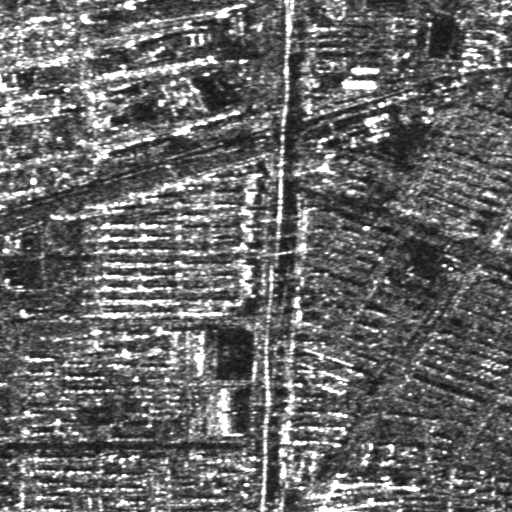
#> input picture SAR.tif, 512 x 512 px, found by its file name; the run also reads 1 picture not shown here
$ python Demo.py
#> lines starting #> are read from the running program, lines starting #| are printed output that depends on the picture
#> further down, img2 is the input picture: shape (512, 512); min 17, max 255, mean 103.5
### HOPC.py
import math

import numpy as np
import cv2 # Faster Fourier transforms than NumPy and Scikit-Image
from PCV.localdescriptors import harris
import matplotlib.pyplot as plt


#####HOPC点匹配
# [342 lines left out: functions block_Harris, PhaseCongruency, HOPC_des, cell_gradient, get_closest_bins, not called in this run]
####


###HOPC template matching
class HOPC_descriptor():
    def __init__(self, img, cell_size=16, bin_size=8):
#> called with cell_size = 12, bin_size = 8
        self.img = img
        self.img = np.sqrt(img / float(np.max(img)))
        self.img = self.img * 255
        self.cell_size = cell_size
        self.bin_size = bin_size
        self.angle_unit = 360 // self.bin_size
        self.NumberScales = 4
        self.NumberAngles = 6
        assert type(self.bin_size) == int, "bin_size should be integer,"
        assert type(self.cell_size) == int, "cell_size should be integer,"
        assert type(self.angle_unit) == int, "bin_size should be divisible by 360"

    def extract(self):
        height, width = self.img.shape
        pc_magnitude, pc_angle = self.PhaseCongruency()
        pc_magnitude = abs(pc_magnitude)
        cell_pc_vector = np.zeros((height // self.cell_size, width // self.cell_size, self.bin_size))
        for i in range(cell_pc_vector.shape[0]):
            for j in range(cell_pc_vector.shape[1]):
                cell_magnitude = pc_magnitude[i * self.cell_size:(i + 1) * self.cell_size,
                                 j * self.cell_size:(j + 1) * self.cell_size]
                cell_angle = pc_angle[i * self.cell_size:(i + 1) * self.cell_size,
                             j * self.cell_size:(j + 1) * self.cell_size]
                cell_pc_vector[i][j] = self.cell_pc(cell_magnitude, cell_angle)

        hopc_image = self.render_pc(np.zeros([height, width]), cell_pc_vector)
        hopc_vector = []
        for i in range(cell_pc_vector.shape[0] - 1):
            for j in range(cell_pc_vector.shape[1] - 1):
                block_vector = []
                block_vector.extend(cell_pc_vector[i][j])
                block_vector.extend(cell_pc_vector[i][j + 1])
                block_vector.extend(cell_pc_vector[i + 1][j])
                block_vector.extend(cell_pc_vector[i + 1][j + 1])
                mag = lambda vector: math.sqrt(sum(i ** 2 for i in vector))
                magnitude = mag(block_vector)
                if magnitude != 0:
                    normalize = lambda block_vector, magnitude: [element / magnitude for element in block_vector]
                    block_vector = normalize(block_vector, magnitude)
                hopc_vector.append(block_vector)
        return hopc_vector, hopc_image
    def PhaseCongruency(self):

        # nscale           4    - Number of wavelet scales, try values 3-6
        # norient          6    - Number of filter orientations.
        # minWaveLength    3    - Wavelength of smallest scale filter.
        # mult             2.1  - Scaling factor between successive filters.
        # sigmaOnf         0.55 - Ratio of the standard deviation of the Gaussian
        #                         describing the log Gabor filter's transfer function
        #                         in the frequency domain to the filter center frequency.
        # k                2.0  - No of standard deviations of the noise energy beyond
        #                         the mean at which we set the noise threshold point.
        #                         You may want to vary this up to a value of 10 or
        #                         20 for noisy images
        # cutOff           0.5  - The fractional measure of frequency spread
        #                         below which phase congruency values get penalized.
        # g                10   - Controls the sharpness of the transition in
        #                         the sigmoid function used to weight phase
        #                         congruency for frequency spread.
        # noiseMethod      -1   - Parameter specifies method used to determine
        #                         noise statistics.
        #                           -1 use median of smallest scale filter responses
        #                           -2 use mode of smallest scale filter responses
        #                            0+ use noiseMethod value as the fixed noise threshold
        minWaveLength = 3
        mult = 2.1
        sigmaOnf = 0.55
        k = 2.0
        cutOff = 0.5
        g = 10
        noiseMethod = -1
        InputImage = self.img
        NumberScales = self.NumberScales
        NumberAngles = self.NumberAngles

        epsilon = .0001 # Used to prevent division by zero.


        f_cv = cv2.dft(np.float32(InputImage),flags=cv2.DFT_COMPLEX_OUTPUT)

        #------------------------------
        nrows, ncols = InputImage.shape
        zero = np.zeros((nrows,ncols))
        EO = np.zeros((nrows,ncols,NumberScales,NumberAngles),dtype=complex)
        PC = np.zeros((nrows,ncols,NumberAngles))
        covx2 = np.zeros((nrows,ncols))
        covy2 = np.zeros((nrows,ncols))
        covxy = np.zeros((nrows,ncols))
        EnergyV = np.zeros((nrows,ncols,3))
        pcSum = np.zeros((nrows,ncols))

        #分配方向
        a = np.zeros((nrows,ncols))
        b = np.zeros((nrows,ncols))

        # Matrix of radii
        cy = math.floor(nrows/2)
        cx = math.floor(ncols/2)
        y, x = np.mgrid[0:nrows, 0:ncols]
        y = (y-cy)/nrows
        x = (x-cx)/ncols

        radius = np.sqrt(x**2 + y**2)
        radius[cy, cx] = 1

        # Matrix values contain polar angle.
        # (note -ve y is used to give +ve anti-clockwise angles)
        theta = np.arctan2(-y, x)
        sintheta = np.sin(theta)
        costheta = np.cos(theta)

        # Initialise set of annular bandpass filters
        #  Here I use the method of scale selection from the code I used to generate
        #   stimuli for my latest experiments (spatial feature scaling):
        #   /Users/carl/Studies/Face_Projects/features_wavelet
        #NumberScales = 3 # should be odd
        annularBandpassFilters = np.empty((nrows,ncols,NumberScales))


        # Number of filter orientations.
        #NumberAngles = 6
        """ Ratio of angular interval between filter orientations and the standard deviation
            of the angular Gaussian function used to construct filters in the freq. plane.
        """

        # The following implements the log-gabor transfer function
        """ From http://www.peterkovesi.com/matlabfns/PhaseCongruency/Docs/convexpl.html
            The filter bandwidth is set by specifying the ratio of the standard deviation
            of the Gaussian describing the log Gabor filter's transfer function in the
            log-frequency domain to the filter center frequency. This is set by the parameter
            sigmaOnf . The smaller sigmaOnf is the larger the bandwidth of the filter.
            I have not worked out an expression relating sigmaOnf to bandwidth, but
            empirically a sigmaOnf value of 0.75 will result in a filter with a bandwidth
            of approximately 1 octave and a value of 0.55 will result in a bandwidth of
            roughly 2 octaves.
        """
        # sigmaOnf = 0.74  # approximately 1 octave
        # sigmaOnf = 0.55  # approximately 2 octaves
        """ From Wilson, Loffler and Wilkinson (2002 Vision Research):
            The bandpass filtering alluded to above was used because of ubiquitous evidence
            that face discrimination is optimal within a 2.0 octave (at half amplitude)
            bandwidth centered upon 8–13 cycles per face width (Costen et al., 1996;
            Fiorentini et al., 1983; Gold et al., 1999; Hayes et al., 1986; Näsänen, 1999).
            We therefore chose a radially symmetric filter with a peak frequency of 10.0
            cycles per mean face width and a 2.0 octave bandwidth described by a difference
             of Gaussians (DOG):"""

        # Lowpass filter to remove high frequency 'garbage'
        filterorder = 15  # filter 'sharpness'
        cutoff = .45
        normradius = radius / (abs(x).max()*2)
        lowpassbutterworth = 1.0 / (1.0 + (normradius / cutoff)**(2*filterorder))
        #
        # Note: lowpassbutterworth is currently DC centered.

        for s in np.arange(NumberScales):
            wavelength = minWaveLength*mult**s
            fo = 1.0/wavelength                  # Centre frequency of filter.
            logGabor = np.exp((-(np.log(radius/fo))**2) / (2 * math.log(sigmaOnf)**2))
            annularBandpassFilters[:,:,s] = logGabor*lowpassbutterworth  # Apply low-pass filter
            annularBandpassFilters[cy,cx,s] = 0          # Set the value at the 0 frequency point of the filter
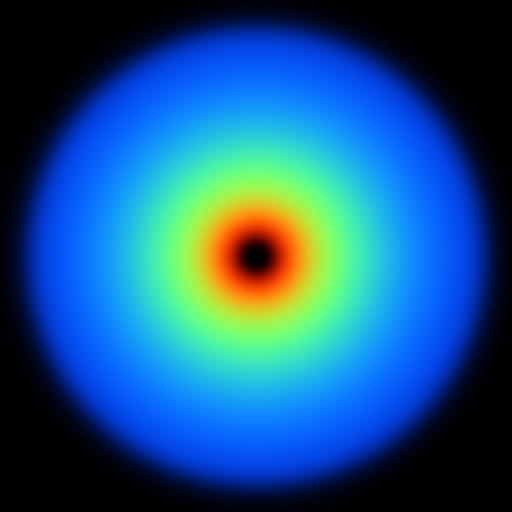
#> annularBandpassFilters: shape (512, 512, 4) float64; mean of channels 0, 1, 2, 3 0.523, 0.343, 0.106, 0.0249; drawn as B, G, R
                                                         # back to zero (undo the radius fudge).

        # main loop
        for o in np.arange(NumberAngles):
            # Construct the angular filter spread function
            angl = o*math.pi/NumberAngles # Filter angle.
            # For each point in the filter matrix calculate the angular distance from
            # the specified filter orientation.  To overcome the angular wrap-around
            # problem sine difference and cosine difference values are first computed
            # and then the atan2 function is used to determine angular distance.

            # % Scale theta so that cosine spread function has the right wavelength and clamp to pi
            # dtheta = min(dtheta*norient/2,pi);
            # % The spread function is cos(dtheta) between -pi and pi.  We add 1,
            # % and then divide by 2 so that the value ranges 0-1
            """ For each point in the filter matrix calculate the angular distance from the
                specified filter orientation.  To overcome the angular wrap-around problem
                sine difference and cosine difference values are first computed and then
                the atan2 function is used to determine angular distance.
            """
            ds = sintheta * math.cos(angl) - costheta * math.sin(angl)      # Difference in sine.
            dc = costheta * math.cos(angl) + sintheta * math.sin(angl)      # Difference in cosine.
            dtheta = np.abs(np.arctan2(ds,dc))                              # Absolute angular distance.

            # Scale theta so that cosine spread function has the right wavelength
            #   and clamp to pi
            dtheta = np.minimum(dtheta*NumberAngles/2, math.pi)

            #spread = np.exp((-dtheta**2) / (2 * thetaSigma**2));  # Calculate the angular
                                                                  # filter component.
            # The spread function is cos(dtheta) between -pi and pi.  We add 1,
            #   and then divide by 2 so that the value ranges 0-1
            spread = (np.cos(dtheta)+1)/2

            sumE_ThisOrient   = np.zeros((nrows,ncols))  # Initialize accumulator matrices.
            sumO_ThisOrient   = np.zeros((nrows,ncols))
            sumAn_ThisOrient  = np.zeros((nrows,ncols))
            Energy            = np.zeros((nrows,ncols))

            maxAn = []
            for s in np.arange(NumberScales):
                filter = annularBandpassFilters[:,:,s] * spread # Multiply radial and angular
                                                                # components to get the filter.

                criticalfiltershift = np.fft.ifftshift( filter )
                criticalfiltershift_cv = np.empty((nrows, ncols, 2))
                for ip in range(2):
                    criticalfiltershift_cv[:,:,ip] = criticalfiltershift

                # Convolve image with even and odd filters returning the result in EO
                MatrixEO = cv2.idft( criticalfiltershift_cv * f_cv )
                EO[:,:,s,o] = MatrixEO[:,:,1] + 1j*MatrixEO[:,:,0]

                An = cv2.magnitude(MatrixEO[:,:,0], MatrixEO[:,:,1])    # Amplitude of even & odd filter response.

                sumAn_ThisOrient = sumAn_ThisOrient + An             # Sum of amplitude responses.
                sumE_ThisOrient = sumE_ThisOrient + MatrixEO[:,:,1] # Sum of even filter convolution results.
                sumO_ThisOrient = sumO_ThisOrient + MatrixEO[:,:,0] # Sum of odd filter convolution results.

                # At the smallest scale estimate noise characteristics from the
                # distribution of the filter amplitude responses stored in sumAn.
                # tau is the Rayleigh parameter that is used to describe the
                # distribution.
                if s == 0:
                #     if noiseMethod == -1     # Use median to estimate noise statistics
                    tau = np.median(sumAn_ThisOrient) / math.sqrt(math.log(4))#sqrt(E(An))
                #     elseif noiseMethod == -2 # Use mode to estimate noise statistics
                #         tau = rayleighmode(sumAn_ThisOrient(:));
                #     end
                    maxAn = An
                else:
                    # Record maximum amplitude of components across scales.  This is needed
                    # to determine the frequency spread weighting.
                    maxAn = np.maximum(maxAn,An)
                # end
            # complete scale loop
            # next section within mother (orientation) loop
            #
            # Accumulate total 3D energy vector data, this will be used to
            # determine overall feature orientation and feature phase/type
            EnergyV[:,:,0] = EnergyV[:,:,0] + sumE_ThisOrient
            EnergyV[:,:,1] = EnergyV[:,:,1] + math.cos(angl)*sumO_ThisOrient
            EnergyV[:,:,2] = EnergyV[:,:,2] + math.sin(angl)*sumO_ThisOrient

            # Get weighted mean filter response vector, this gives the weighted mean
            # phase angle.  paper (11)
            XEnergy = np.sqrt(sumE_ThisOrient**2 + sumO_ThisOrient**2) + epsilon
            MeanE = sumE_ThisOrient / XEnergy
            MeanO = sumO_ThisOrient / XEnergy

            # Now calculate An(cos(phase_deviation) - | sin(phase_deviation)) | by
            # using dot and cross products between the weighted mean filter response
            # vector and the individual filter response vectors at each scale.  This
            # quantity is phase congruency multiplied by An, which we call energy.

            for s in np.arange(NumberScales):
                # Extract even and odd convolution results.
                E = EO[:,:,s,o].real
                O = EO[:,:,s,o].imag
                Energy = Energy + E*MeanE + O*MeanO - np.abs(E*MeanO - O*MeanE)
            ##分配相位一致性方向,只选了最大的尺度？？？
            a = a + EO[:,:,0,o].imag*math.cos(angl)
            b = b + EO[:,:,0,o].imag*math.sin(angl)
            ## Automatically determine noise threshold
            #
            # Assuming the noise is Gaussian the response of the filters to noise will
            # form Rayleigh distribution.  We use the filter responses at the smallest
            # scale as a guide to the underlying noise level because the smallest scale
            # filters spend most of their time responding to noise, and only
            # occasionally responding to features. Either the median, or the mode, of
            # the distribution of filter responses can be used as a robust statistic to
            # estimate the distribution mean and standard deviation as these are related
            # to the median or mode by fixed constants.  The response of the larger
            # scale filters to noise can then be estimated from the smallest scale
            # filter response according to their relative bandwidths.
            #
            # This code assumes that the expected reponse to noise on the phase congruency
            # calculation is simply the sum of the expected noise responses of each of
            # the filters.  This is a simplistic overestimate, however these two
            # quantities should be related by some constant that will depend on the
            # filter bank being used.  Appropriate tuning of the parameter 'k' will
            # allow you to produce the desired output.

            # if noiseMethod >= 0:     % We are using a fixed noise threshold
            #     T = noiseMethod;    % use supplied noiseMethod value as the threshold
            # else:
            # Estimate the effect of noise on the sum of the filter responses as
            # the sum of estimated individual responses (this is a simplistic
            # overestimate). As the estimated noise response at succesive scales
            # is scaled inversely proportional to bandwidth we have a simple
            # geometric sum.
            totalTau = tau * (1 - (1/mult)**NumberScales)/(1-(1/mult))###sigma_G

            # Calculate mean and std dev from tau using fixed relationship
            # between these parameters and tau. See
            # http://mathworld.wolfram.com/RayleighDistribution.html
            EstNoiseEnergyMean = totalTau*math.sqrt(math.pi/2)        # Expected mean:μ_R and std,
            EstNoiseEnergySigma = totalTau*math.sqrt((4-math.pi)/2)   # values of noise energy,sigma_R

            T =  EstNoiseEnergyMean + k*EstNoiseEnergySigma # Noise threshold
            # end

            # Apply noise threshold,  this is effectively wavelet denoising via
            # soft thresholding.
            Energy = np.maximum(Energy - T, 0)

            # Form weighting that penalizes frequency distributions that are
            # particularly narrow.  Calculate fractional 'width' of the frequencies
            # present by taking the sum of the filter response amplitudes and dividing
            # by the maximum amplitude at each point on the image.   If
            # there is only one non-zero component width takes on a value of 0, if
            # all components are equal width is 1.
            width = (sumAn_ThisOrient/(maxAn + epsilon) - 1) / (NumberScales-1)

            # Now calculate the sigmoidal weighting function for this orientation. g:gamma = 10,cutoff = 0.4
            weight = 1.0 / (1 + np.exp( (cutOff - width)*g))

            # Apply weighting to energy and then calculate phase congruency
            PC[:,:,o] = weight*Energy/sumAn_ThisOrient   # Phase congruency for this orientatio

            pcSum = pcSum + PC[:,:,o]

            # Build up covariance data for every point
            covx = PC[:,:,o]*math.cos(angl)
            covy = PC[:,:,o]*math.sin(angl)
            covx2 = covx2 + covx**2
            covy2 = covy2 + covy**2
            covxy = covxy + covx*covy
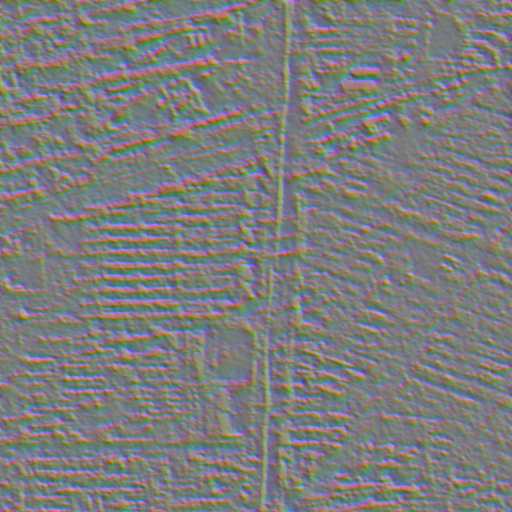
#> EnergyV: shape (512, 512, 3) float64; mean of channels 0, 1, 2 0, 0, 0; drawn with min black and max white
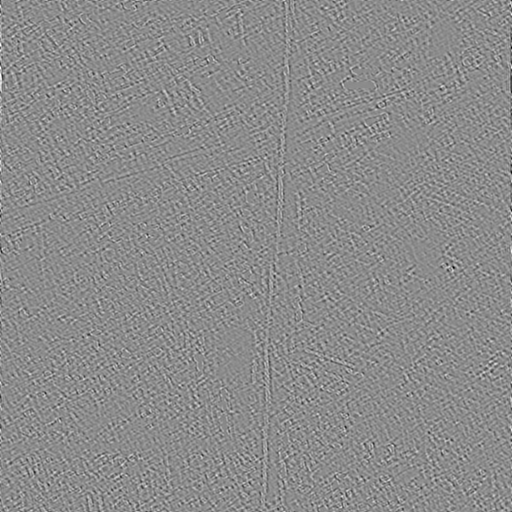
#> a: shape (512, 512) float64; min -9476332.4, max 7791932.7, mean 0; drawn with min black and max white
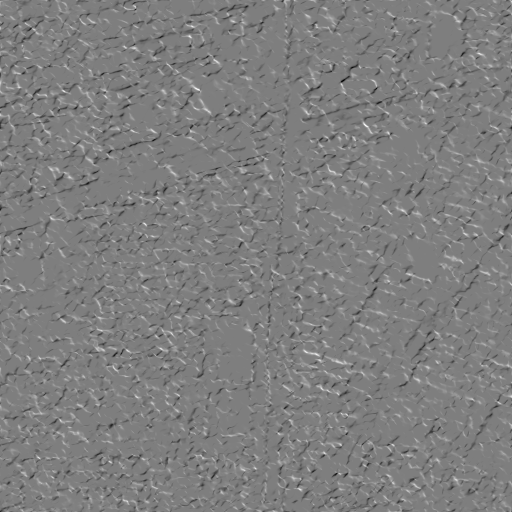
#> covxy: shape (512, 512) float64; min -0.424, max 0.428, mean 0.000774; drawn with min black and max white
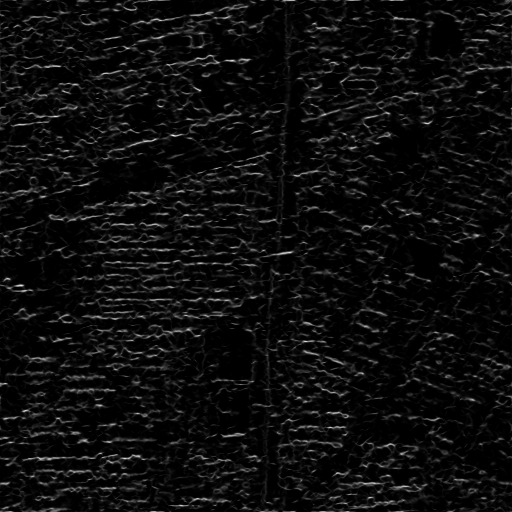
#> covy2: shape (512, 512) float64; min 0, max 1.07, mean 0.056; drawn with min black and max white
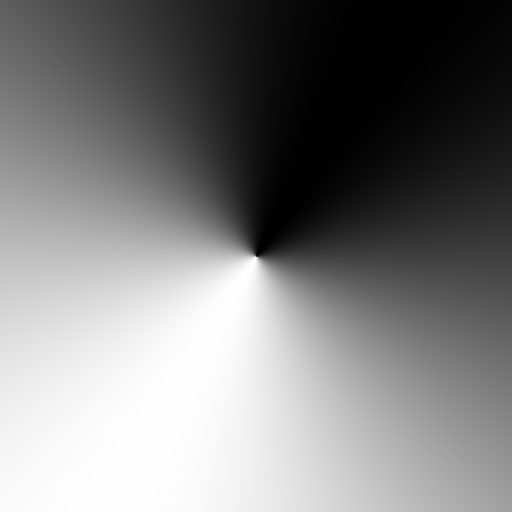
#> ds: shape (512, 512) float64; min -1, max 1, mean -0.000632; drawn with min black and max white
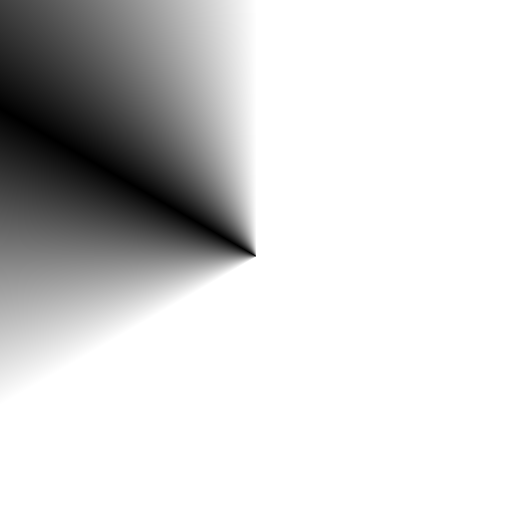
#> dtheta: shape (512, 512) float64; min 6.9e-05, max 3.14, mean 2.6; drawn with min black and max white
#> (the rest of the program and of its run is left out)
